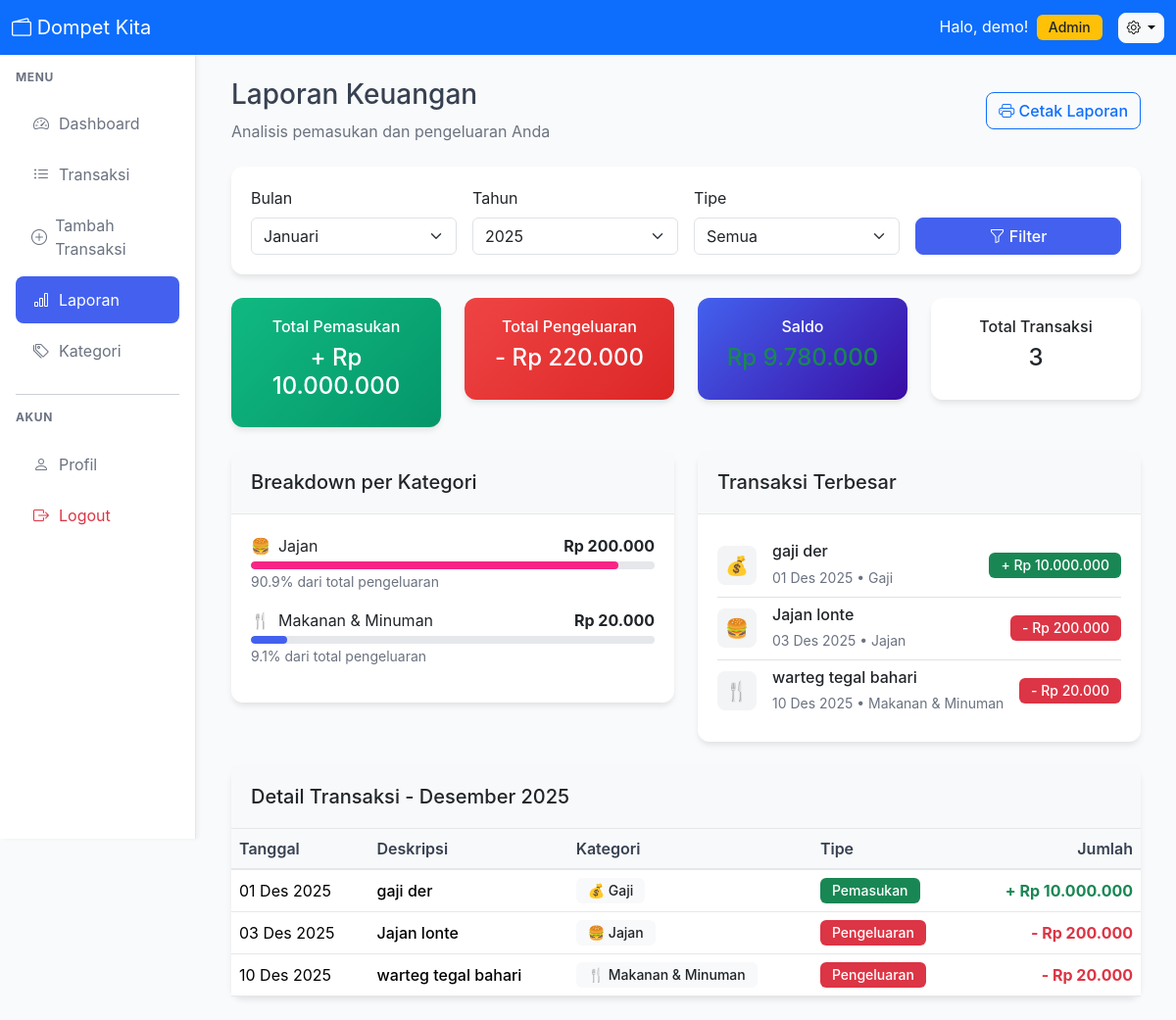
Page /user/reports.php (signed in) on the committed database.
### tables this page shows
CREATE TABLE `transactions` (
  `id` int NOT NULL,
  `user_id` int NOT NULL,
  `category_id` int NOT NULL,
  `type` enum('income','expense') NOT NULL,
  `description` varchar(255) NOT NULL,
  `amount` decimal(15,2) NOT NULL,
  `date` date NOT NULL,
  `notes` text,
  `created_at` timestamp NULL DEFAULT CURRENT_TIMESTAMP,
  `updated_at` timestamp NULL DEFAULT CURRENT_TIMESTAMP ON UPDATE CURRENT_TIMESTAMP
);

CREATE TABLE `categories` (
  `id` int NOT NULL,
  `user_id` int DEFAULT NULL,
  `name` varchar(100) NOT NULL,
  `icon` varchar(10) DEFAULT 0xF09F92B0,
  `color` varchar(7) DEFAULT '#6b7280',
  `type` enum('income','expense') NOT NULL,
  `is_default` tinyint(1) DEFAULT '0',
  `created_at` timestamp NULL DEFAULT CURRENT_TIMESTAMP
);

### crud/transaction-crud.php (called while the page is built, shortened)
<?php
function getTransactions($user_id, $filters = [], $page = 1, $per_page = 20) {
    $db = getDB();
    $where = "WHERE t.user_id = ?";
    $params = [$user_id];
    $types = "i";
    if (!empty($filters['month'])) {
        $where .= " AND MONTH(t.date) = ?";
        $params[] = $filters['month'];
        $types .= "i";
    }
    if (!empty($filters['year'])) {
        $where .= " AND YEAR(t.date) = ?";
        $params[] = $filters['year'];
        $types .= "i";
    }
    $count_query = "
        SELECT COUNT(*) as total
        FROM transactions t
        JOIN categories c ON t.category_id = c.id
        $where
    ";
    $count_stmt = $db->prepare($count_query);
    $count_stmt->bind_param($types, ...$params);
    $count_stmt->execute();
    $total = $count_stmt->get_result()->fetch_assoc()['total'];
    $query = "
        SELECT t.*, c.name as category_name, c.icon as category_icon, c.color as category_color
        FROM transactions t
        JOIN categories c ON t.category_id = c.id
        $where
        ORDER BY t.date DESC, t.created_at DESC
        LIMIT ? OFFSET ?
    ";
    $offset = ($page - 1) * $per_page;
    $params[] = $per_page;
    $params[] = $offset;
    $types .= "ii";
    $stmt = $db->prepare($query);
    $stmt->bind_param($types, ...$params);
    $stmt->execute();
    $result = $stmt->get_result();
    $transactions = [];
    while ($row = $result->fetch_assoc()) {
        $transactions[] = $row;
    }
    return [
        'data' => $transactions,
        'total' => $total,
        'page' => $page,
        'per_page' => $per_page,
        'total_pages' => ceil($total / $per_page)
    ];
}
function getMonthlyStats($user_id, $month = null, $year = null) {
    $db = getDB();
    $stmt = $db->prepare("
        SELECT
            SUM(CASE WHEN type = 'income' THEN amount ELSE 0 END) as total_income,
            SUM(CASE WHEN type = 'expense' THEN amount ELSE 0 END) as total_expense
        FROM transactions
        WHERE user_id = ? AND MONTH(date) = ? AND YEAR(date) = ?
    ");
    $stmt->bind_param("iii", $user_id, $month, $year);
    $stmt->execute();
    return $stmt->get_result()->fetch_assoc();
}
function getCategoryBreakdown($user_id, $month = null, $year = null) {
    $db = getDB();
    $stmt = $db->prepare("
        SELECT
            c.name as category_name,
            c.icon as category_icon,
            c.color as category_color,
            SUM(t.amount) as total,
            COUNT(*) as count
        FROM transactions t
        JOIN categories c ON t.category_id = c.id
        WHERE t.user_id = ? AND MONTH(t.date) = ? AND YEAR(t.date) = ? AND t.type = 'expense'
        GROUP BY c.id, c.name, c.icon, c.color
        ORDER BY total DESC
    ");
    $stmt->bind_param("iii", $user_id, $month, $year);
    $stmt->execute();
    $result = $stmt->get_result();
    $breakdown = [];
    while ($row = $result->fetch_assoc()) {
        $breakdown[] = $row;
    }
    return $breakdown;
}
?>

### config.php (called while the page is built, shortened)
<?php
function formatRupiah($angka) {
    return 'Rp ' . number_format($angka, 0, ',', '.');
}
function formatTanggal($tanggal) {
    $bulan = [
        '01' => 'Jan', '02' => 'Feb', '03' => 'Mar', '04' => 'Apr',
        '05' => 'Mei', '06' => 'Jun', '07' => 'Jul', '08' => 'Ags',
        '09' => 'Sep', '10' => 'Okt', '11' => 'Nov', '12' => 'Des'
    ];
    $tgl = date('d', strtotime($tanggal));
    $bln = $bulan[date('m', strtotime($tanggal))];
    $thn = date('Y', strtotime($tanggal));
    return "$tgl $bln $thn";
}
?>

### user/reports.php (the view, shortened to what this page needs)
<?php
require_once '../config.php';
require_once '../crud/transaction-crud.php';
$user_id = $_SESSION['user_id'];
$month = $_GET['month'] ?? date('m');
$year = $_GET['year'] ?? date('Y');
$stats = getMonthlyStats($user_id, $month, $year);
$total_income = $stats['total_income'] ?? 0;
$total_expense = $stats['total_expense'] ?? 0;
$balance = $total_income - $total_expense;
$category_breakdown = getCategoryBreakdown($user_id, $month, $year);
$filters = ['month' => $month, 'year' => $year];
$transactions_result = getTransactions($user_id, $filters, 1, 1000);
$transactions = $transactions_result['data'];
$months = [
    '01' => 'Januari', '02' => 'Februari', '03' => 'Maret', '04' => 'April',
    '05' => 'Mei', '06' => 'Juni', '07' => 'Juli', '08' => 'Agustus',
    '09' => 'September', '10' => 'Oktober', '11' => 'November', '12' => 'Desember'
];
$years = [];
for ($i = 0; $i < 5; $i++) {
    $years[] = date('Y') - $i;
}
include '../includes/header.php';
include '../includes/sidebar.php';
?>
<div class="d-flex justify-content-between align-items-center mb-4">
    <div>
        <h1 class="h3">Laporan Keuangan</h1>
        <p class="text-muted mb-0">Analisis pemasukan dan pengeluaran Anda</p>
    </div>
    <button class="btn btn-outline-primary" onclick="window.print()">
        <i class="bi bi-printer"></i> Cetak Laporan
    </button>
</div>
<div class="card mb-4">
    <div class="card-body">
        <form method="GET" class="row g-3">
            <div class="col-md-3">
                <label class="form-label">Bulan</label>
                <select class="form-select" name="month">
                    <?php foreach ($months as $key => $name): ?>
                    <option value="<?php echo $key; ?>" <?php echo $month === $key ? 'selected' : ''; ?>>
                        <?php echo $name; ?>
                    </option>
                    <?php endforeach; ?>
                </select>
            </div>
            <div class="col-md-3">
                <label class="form-label">Tahun</label>
                <select class="form-select" name="year">
                    <?php foreach ($years as $y): ?>
                    <option value="<?php echo $y; ?>" <?php echo $year == $y ? 'selected' : ''; ?>>
                        <?php echo $y; ?>
                    </option>
                    <?php endforeach; ?>
                </select>
            </div>
            <div class="col-md-3">
                <label class="form-label">Tipe</label>
                <select class="form-select" name="type">
                    <option value="">Semua</option>
                </select>
            </div>
            <div class="col-md-3 d-flex align-items-end">
                <button type="submit" class="btn btn-primary w-100">
                    <i class="bi bi-funnel"></i> Filter
                </button>
            </div>
        </form>
    </div>
</div>
<div class="row mb-4">
    <div class="col-md-3">
        <div class="card stat-card income-card">
            <div class="card-body text-center">
                <h6>Total Pemasukan</h6>
                <h4>+ <?php echo formatRupiah($total_income); ?></h4>
            </div>
        </div>
    </div>
    <div class="col-md-3">
        <div class="card stat-card expense-card">
            <div class="card-body text-center">
                <h6>Total Pengeluaran</h6>
                <h4>- <?php echo formatRupiah($total_expense); ?></h4>
            </div>
        </div>
    </div>
    <div class="col-md-3">
        <div class="card stat-card balance-card">
            <div class="card-body text-center">
                <h6>Saldo</h6>
                <h4 class="<?php echo $balance >= 0 ? 'text-success' : 'text-danger'; ?>">
                    <?php echo formatRupiah($balance); ?>
                </h4>
            </div>
        </div>
    </div>
    <div class="col-md-3">
        <div class="card stat-card">
            <div class="card-body text-center">
                <h6>Total Transaksi</h6>
                <h4><?php echo count($transactions); ?></h4>
            </div>
        </div>
    </div>
</div>
<div class="row">
    <div class="col-lg-6 mb-4">
        <div class="card">
            <div class="card-header">
                <h5 class="mb-0">Breakdown per Kategori</h5>
            </div>
            <div class="card-body">
                <?php if (empty($category_breakdown)): ?>
                <div class="text-center text-muted py-4">
                    <i class="bi bi-pie-chart fs-1"></i>
                    <p class="mt-2">Tidak ada data untuk periode ini</p>
                </div>
                <?php else: ?>
                <?php foreach ($category_breakdown as $category): ?>
                <div class="mb-3">
                    <div class="d-flex justify-content-between mb-1">
                        <span class="d-flex align-items-center">
                            <span class="me-2"><?php echo $category['category_icon']; ?></span>
                            <?php echo htmlspecialchars($category['category_name']); ?>
                        </span>
                        <span class="fw-bold"><?php echo formatRupiah($category['total']); ?></span>
                    </div>
                    <div class="progress" style="height: 8px;">
                        <div class="progress-bar"
                             style="width: <?php echo min(100, ($category['total'] / max(1, $total_expense)) * 100); ?>%;
                                    background-color: <?php echo $category['category_color']; ?>;">
                        </div>
                    </div>
                    <small class="text-muted">
                        <?php echo number_format(($category['total'] / max(1, $total_expense)) * 100, 1); ?>% dari total pengeluaran
                    </small>
                </div>
                <?php endforeach; ?>
                <?php endif; ?>
            </div>
        </div>
    </div>
    <div class="col-lg-6 mb-4">
        <div class="card">
            <div class="card-header">
                <h5 class="mb-0">Transaksi Terbesar</h5>
            </div>
            <div class="card-body">
                <?php if (empty($transactions)): ?>
                <div class="text-center text-muted py-4">
                    <i class="bi bi-cash-stack fs-1"></i>
                    <p class="mt-2">Tidak ada transaksi untuk periode ini</p>
                </div>
                <?php else: ?>
                <?php
                usort($transactions, function($a, $b) {
                    return $b['amount'] - $a['amount'];
                });
                $top_transactions = array_slice($transactions, 0, 5);
                ?>
                <div class="list-group list-group-flush">
                    <?php foreach ($top_transactions as $transaction): ?>
                    <div class="list-group-item px-0">
                        <div class="d-flex justify-content-between align-items-center">
                            <div class="d-flex align-items-center">
                                <div class="transaction-icon me-3">
                                    <?php echo $transaction['category_icon']; ?>
                                </div>
                                <div>
                                    <h6 class="mb-1"><?php echo htmlspecialchars($transaction['description']); ?></h6>
                                    <small class="text-muted">
                                        <?php echo formatTanggal($transaction['date']); ?> •
                                        <?php echo htmlspecialchars($transaction['category_name']); ?>
                                    </small>
                                </div>
                            </div>
                            <div class="text-end">
                                <span class="badge <?php echo $transaction['type'] === 'income' ? 'bg-success' : 'bg-danger'; ?>">
                                    <?php echo $transaction['type'] === 'income' ? '+' : '-'; ?>
                                    <?php echo formatRupiah($transaction['amount']); ?>
                                </span>
                            </div>
                        </div>
                    </div>
                    <?php endforeach; ?>
                </div>
                <?php endif; ?>
            </div>
        </div>
    </div>
</div>
<div class="card">
    <div class="card-header">
        <h5 class="mb-0">Detail Transaksi - <?php echo $months[$month] . ' ' . $year; ?></h5>
    </div>
    <div class="card-body p-0">
        <?php if (empty($transactions)): ?>
        <div class="text-center p-5">
            <i class="bi bi-cash-stack fs-1 text-muted"></i>
            <h5 class="mt-3">Tidak ada transaksi</h5>
            <p class="text-muted">Belum ada transaksi untuk periode yang dipilih</p>
        </div>
        <?php else: ?>
        <div class="table-responsive">
            <table class="table table-hover mb-0">
                <thead class="table-light">
                    <tr>
                        <th>Tanggal</th>
                        <th>Deskripsi</th>
                        <th>Kategori</th>
                        <th>Tipe</th>
                        <th class="text-end">Jumlah</th>
                    </tr>
                </thead>
                <tbody>
                    <?php foreach ($transactions as $transaction): ?>
                    <tr>
                        <td><?php echo formatTanggal($transaction['date']); ?></td>
                        <td>
                            <div class="fw-medium"><?php echo htmlspecialchars($transaction['description']); ?></div>
                        </td>
                        <td>
                            <span class="badge bg-light text-dark">
                                <?php echo $transaction['category_icon']; ?>
                                <?php echo htmlspecialchars($transaction['category_name']); ?>
                            </span>
                        </td>
                        <td>
                            <span class="badge <?php echo $transaction['type'] === 'income' ? 'bg-success' : 'bg-danger'; ?>">
                                <?php echo $transaction['type'] === 'income' ? 'Pemasukan' : 'Pengeluaran'; ?>
                            </span>
                        </td>
                        <td class="text-end">
                            <span class="fw-bold <?php echo $transaction['type'] === 'income' ? 'text-success' : 'text-danger'; ?>">
                                <?php echo $transaction['type'] === 'income' ? '+' : '-'; ?>
                                <?php echo formatRupiah($transaction['amount']); ?>
                            </span>
                        </td>
                    </tr>
                    <?php endforeach; ?>
                </tbody>
            </table>
        </div>
        <?php endif; ?>
    </div>
</div>
<?php
include '../includes/footer.php';
?>

### rows in the picture
transactions: category.icon "💰", description "gaji der", date "01 Des 2025", category.name "Gaji", amount "Rp 10.000.000", type "Pemasukan"
transactions: category.icon "🍔", description "Jajan lonte", date "03 Des 2025", category.name "Jajan", amount "Rp 200.000", type "Pengeluaran"
transactions: category.icon "🍴", description "warteg tegal bahari", date "10 Des 2025", category.name "Makanan & Minuman", amount "Rp 20.000", type "Pengeluaran"

### other values in the picture
$username "demo"
formatRupiah($total_income) "Rp 10.000.000"
formatRupiah($total_expense) "Rp 220.000"
formatRupiah($balance) "Rp 9.780.000"
count($transactions) "3"
$category['category_icon'] "🍔"
$category['category_name'] "Jajan"
formatRupiah($category['total']) "Rp 200.000"
$category['category_icon'] "🍴"
$category['category_name'] "Makanan & Minuman"
formatRupiah($category['total']) "Rp 20.000"
$year "2025"
form field month "Januari"
form field year "2025"
